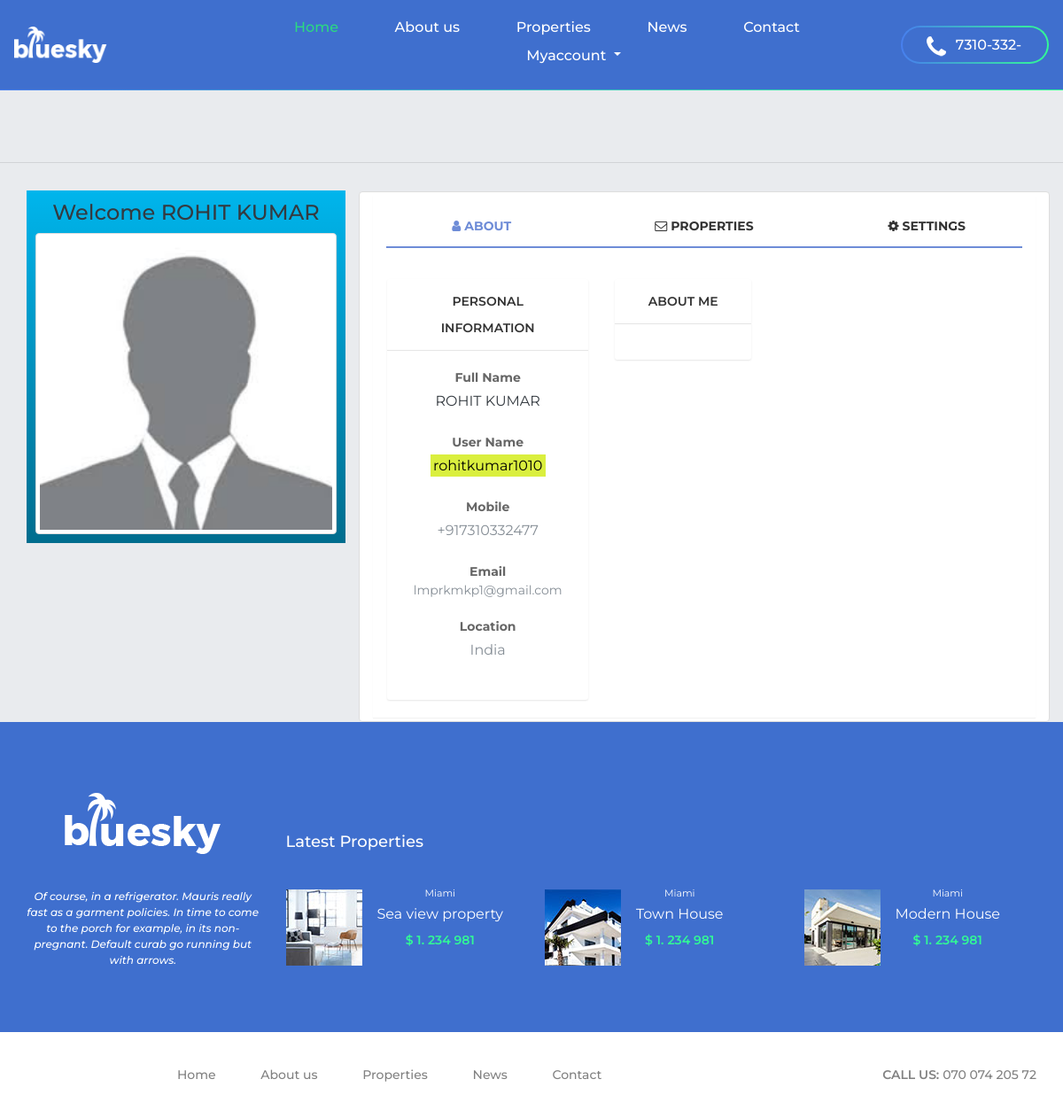
/profile.php (signed in), run on the app's committed database.
### tables this page shows
CREATE TABLE `user_tb` (
  `id` int(11) NOT NULL,
  `fname` varchar(60) NOT NULL,
  `lname` varchar(60) NOT NULL,
  `user_name` varchar(50) NOT NULL,
  `email` varchar(50) NOT NULL,
  `gender` varchar(10) NOT NULL,
  `mobile` varchar(13) NOT NULL,
  `type` varchar(10) NOT NULL,
  `dob` varchar(12) NOT NULL,
  `country` varchar(250) NOT NULL,
  `address` text NOT NULL,
  `AboutMe` text NOT NULL,
  `pincode` varchar(6) NOT NULL,
  `password` varchar(250) NOT NULL,
  `image` varchar(50) NOT NULL
);

### profile.php (the view, shortened to what this page needs)
<?php
 include 'blueinclude/conn.php';
        if(isset($_SESSION['email'])){
        $session_email=$_SESSION['email'];
         $sql = "SELECT * FROM `user_tb` WHERE `email`='".$session_email."'";
                        $result = $conn->query($sql);
                        if ($result->num_rows > 0) {
                        $row = mysqli_fetch_assoc($result);}
                        }else{
                header("location:login.php?Invalid=Please Login First....");
        }
?>
<!DOCTYPE html>
<html lang="en">
<head>
<?php include_once('blueinclude/style.php') ?>
<link rel="stylesheet" type="text/css" href="styles/profile.css">
</head>
<body>
<div class="super_container ">
   <?php include'blueinclude/Header.php';?>
   <br>
   <br>
   <br>
   <br>
   <br>
   <br>
   <br>
   <hr class="p-2 ">
   <div class="wrapper">
    <div class="container">
        <div class="wraper">
            <div class="row">
                <div class="col-md-4"><br/>
                <div class="bg-picture text-center">
                        <div class="profile-info-name">
                        <h3 class="text-dark">Welcome <?php echo strtoupper($row['fname']." ".$row['lname']); ?></h3>
                            <img src="images/user/<?php echo $row['id']; ?>/<?php echo $row['image']; ?>" class="thumb-sm img-circle img-responsive img-thumbnail w-100" alt="profile-image">
                        </div>
                    </div><br/><br/>
                </div>
                <div class="col-md-8 img-thumbnail w-100">
                <div class="row user-tabs">
                     <label class="col-sm-12 bg-white text-danger"><?php echo $request; ?></label>
                <div class="col-lg-12 col-md-12 col-sm-12">
                    <ul class="nav nav-tabs tabs" style="width: 100%;">
                        <li class="active tab" style="width: 30%;">
                            <a href="#home" data-toggle="tab" aria-expanded="false" class="active">
                                <span class="visible-xs"><i class="fa fa-user"></i></span>
                                <span class="hidden-xs">About</span>
                            </a>
                        </li>
                        <li class="tab" style="width: 40%;">
                            <a href="#properties" data-toggle="tab" aria-expanded="true">
                                <span class="visible-xs"><i class="fa fa-envelope-o"></i></span>
                                <span class="hidden-xs">Properties</span>
                            </a>
                        </li>
                        <li class="tab" style="width: 30%;">
                            <a href="#settings" data-toggle="tab" aria-expanded="false">
                                <span class="visible-xs"><i class="fa fa-cog"></i></span>
                                <span class="hidden-xs">Settings</span>
                            </a>
                        </li>
                        <div class="indicator" style="right: 0px; left: 0px;"></div>
                    </ul>
                </div>
                <div class="row">
                <div class="col-lg-12 ml-3 mr-3">
                    <div class="tab-content profile-tab-content">
                        <div class="tab-pane active" id="home">
                            <div class="row">
                                <div class="col-sm-7">
                                    <div class="panel panel-default panel-fill">
                                        <div class="panel-heading">
                                            <h3 class="panel-title">Personal Information</h3>
                                        </div>
                                        <div class="panel-body">
                                            <div class="about-info-p">
                                                <strong>Full Name</strong>
                                                <br>
                                                <p class="text-dark"><?php echo strtoupper($row['fname']." ".$row['lname']); ?></p>
                                            </div>
                                            <div class="about-info-p">
                                                <strong>User Name</strong>
                                                <br>
                                                <p class="text-muted"><mark><?php echo $row['user_name']; ?></mark></p>
                                            </div>
                                            <div class="about-info-p">
                                                <strong>Mobile</strong>
                                                <br>
                                                <p class="text-muted"><?php echo $row['mobile']; ?></p>
                                            </div>
                                            <div class="about-info-p">
                                                <strong>Email</strong>
                                                <br>
                                                <p1 class="text-muted"><?php echo $row['email']; ?></p1>
                                            </div>
                                            <div class="about-info-p m-b-0">
                                                <strong>Location</strong>
                                                <br>
                                                <p class="text-muted"><?php echo $row['country']; ?></p>
                                            </div>
                                        </div>
                                    </div>
                                </div>
                                <div class="col-sm-5">
                                <div class="panel panel-default panel-fill">
                                        <div class="panel-heading">
                                            <h3 class="panel-title">About Me</h3>
                                        </div>
                                        <div class="panel-body">
                                        </div>
                                    </div>
                                </div>
                            </div>
                        </div>
                    </div>
                </div>
            </div>
            </div>
                </div>
            </div>
        </div>
    </div>
</div>
   <?php require_once('blueinclude/Footer.php') ?>
</div>
</body>
</html>

### styles/main_styles.css (style rules this page uses)
* { margin: 0; padding: 0; -webkit-font-smoothing: antialiased; -webkit-text-shadow: rgba(0,0,0,.01) 0 0 1px; text-shadow: rgba(0,0,0,.01) 0 0 1px; }
body { font-family: 'Montserrat', sans-serif; font-size: 14px; font-weight: 400; background: #FFFFFF; color: #a5a5a5; }
div { display: block; position: relative; -webkit-box-sizing: border-box; -moz-box-sizing: border-box; box-sizing: border-box; }
ul { list-style: none; margin-bottom: 0px; }
p { font-family: 'Montserrat', sans-serif; font-size: 14px; line-height: 2; font-weight: 400; color: #929191; -webkit-font-smoothing: antialiased; -webkit-text-shadow: rgba(0,0,0,.01) 0 0 1px; text-shadow: rgba(0,0,0,.01) 0 0 1px; }
p:last-of-type { margin-bottom: 0; }
a, a:hover, a:visited, a:active, a:link { text-decoration: none; -webkit-font-smoothing: antialiased; -webkit-text-shadow: rgba(0,0,0,.01) 0 0 1px; text-shadow: rgba(0,0,0,.01) 0 0 1px; }
h3 { font-size: 24px; }
h1, h2, h3, h4, h5, h6 { font-family: 'Montserrat', sans-serif; -webkit-font-smoothing: antialiased; -webkit-text-shadow: rgba(0,0,0,.01) 0 0 1px; text-shadow: rgba(0,0,0,.01) 0 0 1px; }
.super_container { width: 100%; overflow: hidden; }

### styles/profile.css (style rules this page uses)
body { margin-top:20px; background:#e9ebee; }
h3 { line-height: 30px; }
.panel { -moz-box-shadow: 0px 1px 2px 0px rgba(0, 0, 0, 0.1); -webkit-box-shadow: 0px 1px 2px 0px rgba(0, 0, 0, 0.1); border-radius: 0px; border: none; box-shadow: 0px 1px 2px 0px rgba(0, 0, 0, 0.1); margin-bottom: 20px; }
.panel .panel-body { padding: 20px; }
.panel .panel-body p { margin: 0px; }
.panel-heading { border-radius: 0; border: none !important; padding: 10px 20px; }
.panel-default > .panel-heading { background-color: #fafafa; border-bottom: none; color: #797979; }
.panel-title { font-size: 14px; font-weight: 600; margin-bottom: 0; margin-top: 0; text-transform: uppercase; }
.panel-fill { border-radius: 3px; }
.panel-fill .panel-heading { background-color: transparent; color: #ffffff; border-bottom: 1px solid rgba(255, 255, 255, 0.5) !important; }
.panel-fill .panel-body { color: rgba(255, 255, 255, 0.85); }
.panel-fill.panel-default .panel-body { color: #666; }
.panel-fill.panel-default .panel-heading { background-color: transparent; color: #333333; border-bottom: 1px solid rgba(0, 0, 0, 0.1) !important; }
.bg-picture { -webkit-background-size: cover; background-position: center; background-repeat: no-repeat; background-size: cover; background:#00b5ec; margin-top: -22px; padding: 10px 10px; position: relative; }
.profile-info-name { position: relative; }
.profile-tab-content { background-color: transparent !important; box-shadow: none !important; margin-top: 35px; }
.user-tabs { background-color: #ffffff; box-shadow: 0 1px 1px rgba(0, 0, 0, 0.05); margin-left: 0; margin-right: 0px; }
.user-tabs .nav.nav-tabs { box-shadow: none !important; }
.user-tabs .nav.nav-tabs a { text-transform: uppercase; }
.about-info-p { margin-bottom: 20px; }
.about-info-p p { font-size: 16px; }
.tabs { background-color: #ffffff; margin: 0 auto; padding: 0px; position: relative; white-space: nowrap; width: 100%; }
.tabs li.tab { background-color: #ffffff; display: block; float: left; margin: 0; text-align: center; }
.tabs li.tab a { -moz-transition: color 0.28s ease; -ms-transition: color 0.28s ease; -o-transition: color 0.28s ease; -webkit-transition: color 0.28s ease; color: #ee6e73; display: block; height: 100%; text-decoration: none; transition: color 0.28s ease; width: 100%; }
.tabs li.tab a.active { color: #6e8cd7 !important; }
.tabs .indicator { background-color: #6e8cd7; bottom: 0; height: 2px; position: absolute; will-change: left, right; }
.nav.nav-tabs > li.active > a { background-color: #ffffff; border: 0; }
.nav.nav-tabs > li > a, .nav.tabs-vertical > li > a { background-color: transparent; border-radius: 0; border: none; color: #333333 !important; cursor: pointer; line-height: 50px; font-weight: 700; padding: 0px 20px; }
.tab-content { box-shadow: 0 1px 1px rgba(0, 0, 0, 0.05); color: #777777; }
.nav.nav-tabs > li:last-of-type a { margin-right: 0px; }
.nav.nav-tabs { border-bottom: 0; box-shadow: 0 1px 1px rgba(0, 0, 0, 0.05); }
.nav-tabs > li.active > a, .nav-tabs > li.active > a:focus, .nav-tabs > li.active > a:hover, .tabs-vertical > li.active > a, .tabs-vertical > li.active > a:focus, .tabs-vertical > li.active > a:hover { color: #6e8cd7 !important; }

### profile.php (style rules this page uses)
mark { background-color: #DAEF3E; color: black; }
body { text-align: center; }

### data on the page
user_tb: fname+lname "ROHIT KUMAR", image (picture), user_name "rohitkumar1010", mobile "+917310332477", email "lmprkmkp1@gmail.com", country "India"
